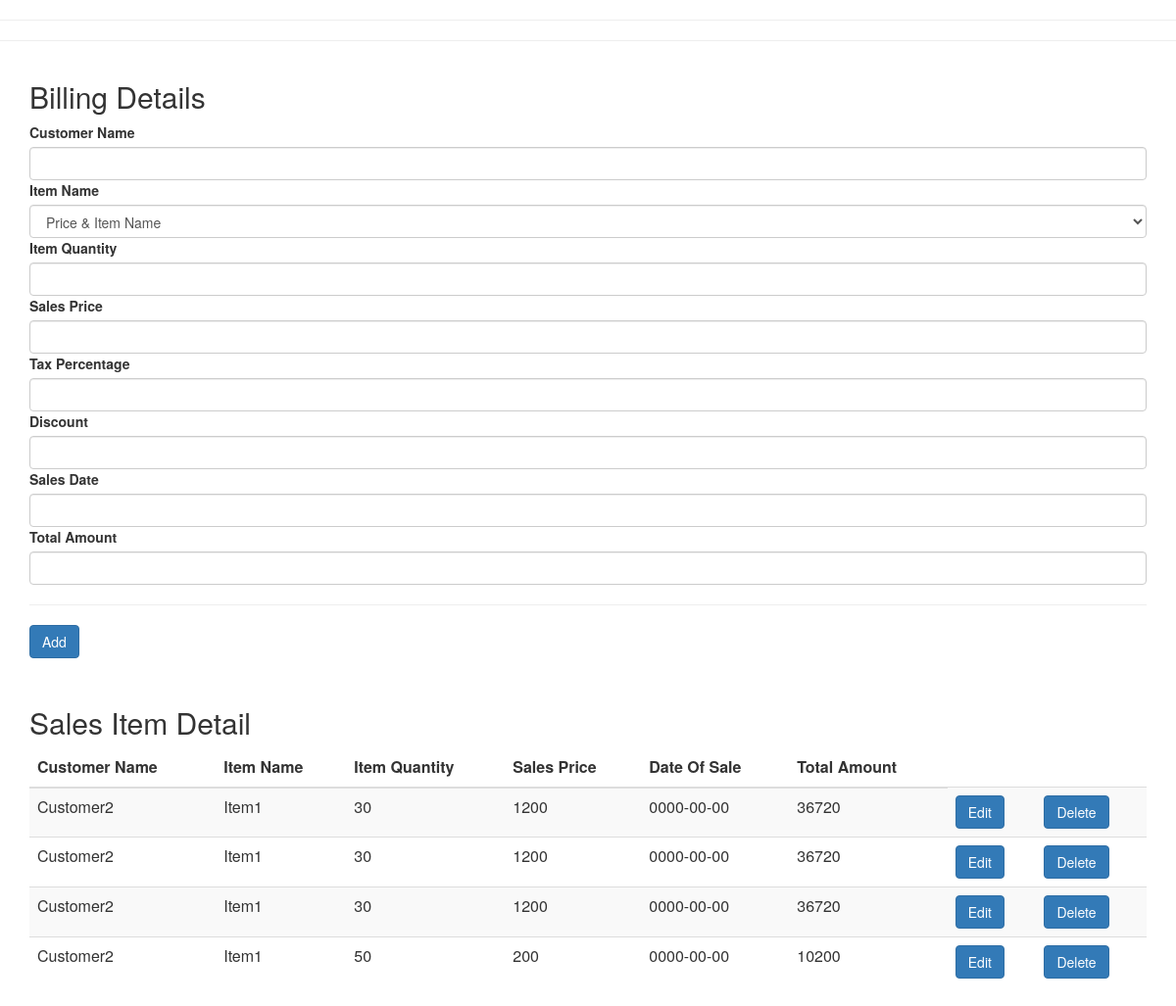
/admin/Billing1.php, run on the app's committed database.
### tables this page shows
CREATE TABLE `billing` (
  `Customer_Id` int(10) NOT NULL,
  `Customer_Name` varchar(50) NOT NULL,
  `Item_Name` varchar(50) DEFAULT NULL,
  `Item_Quantity` int(10) DEFAULT NULL,
  `Sales_price` double DEFAULT NULL,
  `Tax_Percentage` int(10) DEFAULT NULL,
  `Discount` int(10) DEFAULT NULL,
  `Sales_Date` date DEFAULT NULL,
  `Total_Amount` double DEFAULT NULL
);

### admin/Billing1.php (the view, shortened to what this page needs)
<html lang="en">
  <head>
    <link href="css/bootstrap.min.css" rel="stylesheet">
    <link href="css/style.css" rel="stylesheet">
  </head>
  <body>
  <?php
     include("classes/functions.php");
       $sqlselect="Select Customer_Name,Item_Name,Item_Quantity,Sales_price,Tax_Percentage,Discount,Sales_Date,Total_Amount from billing";
       $result=mysqli_query($dbcon,$sqlselect);
  ?>
    <hr>
    <hr>
    <form action="Billing.php" method="post" id="register-form" novalidate="novalidate">
     <div class="container">
       <h2>Billing Details</h2>
        <div class="form-group">
          <label for="customername">Customer Name</label>
         <input type="text" class="form-control" id="customername" name="customername">
          <label for="itemnumber">Item Name</label>
           <select class="form-control" id="itemname" name="itemname">
           <option value="">Price & Item Name</option>
           </select>
         <label for="itemquantity">Item Quantity</label>
          <input type="text" class="form-control" id="itemquantity" name="itemquantity">
          <label for="salesprice">Sales Price</label>
             <input type="text" class="form-control" id="salesprice" name="salesprice">
         <label for="taxpercentage">Tax Percentage</label>
          <input type="text" class="form-control" id="taxpercentage"  name="taxpercentage" >
          <label for="taxpercentage">Discount</label>
          <input type="text" class="form-control" id="discount"  name="discount" >
          <label for="salesdate">Sales Date</label>
          <input type="text" class="form-control" id="salesdate" name="salesdate">
          <label for="totalamount">Total Amount</label>
          <input type="text" class="form-control" id="totalamount" name="totalamount">
          <hr>
          <button type="submit" id="btn1" class="btn btn-primary">Add</button>
        </div>
        </form>
      <div class="container">
       <h2>Sales Item Detail</h2>
          <table class="table table-striped">
           <thead>
             <tr>
               <th>Customer Name</th>
               <th>Item Name</th>
               <th>Item Quantity</th>
               <th>Sales Price</th>
               <th>Date Of Sale</th>
               <th>Total Amount</th>
             </tr>
            </thead>
             <?php
            if($result->num_rows >0)
            while($row = $result->fetch_assoc())
             {
            ?>
              <tr>
                <td><?php echo $row["Customer_Name"]?></td>
                <td><?php echo $row["Item_Name"]?></td>
                <td><?php echo $row["Item_Quantity"]?></td>
                <td><?php echo $row["Sales_price"]?></td>
                <td><?php echo $row["Sales_Date"]?></td>
                <td><?php echo $row["Total_Amount"]?></td>
                <td><button type="Submit" class="btn btn-primary">Edit</button></td>
                <td><button type="Submit" class="btn btn-primary">Delete</button></td>
              </tr>
             <?php
              }
             ?>
          </table>
        </div>
  </body>
</html>

### data on the page
billing: Customer_Name "Customer2", Item_Name "Item1", Item_Quantity "30", Sales_price "1200", Sales_Date "0000-00-00", Total_Amount "36720"
billing: Customer_Name "Customer2", Item_Name "Item1", Item_Quantity "30", Sales_price "1200", Sales_Date "0000-00-00", Total_Amount "36720"
billing: Customer_Name "Customer2", Item_Name "Item1", Item_Quantity "30", Sales_price "1200", Sales_Date "0000-00-00", Total_Amount "36720"
billing: Customer_Name "Customer2", Item_Name "Item1", Item_Quantity "50", Sales_price "200", Sales_Date "0000-00-00", Total_Amount "10200"
